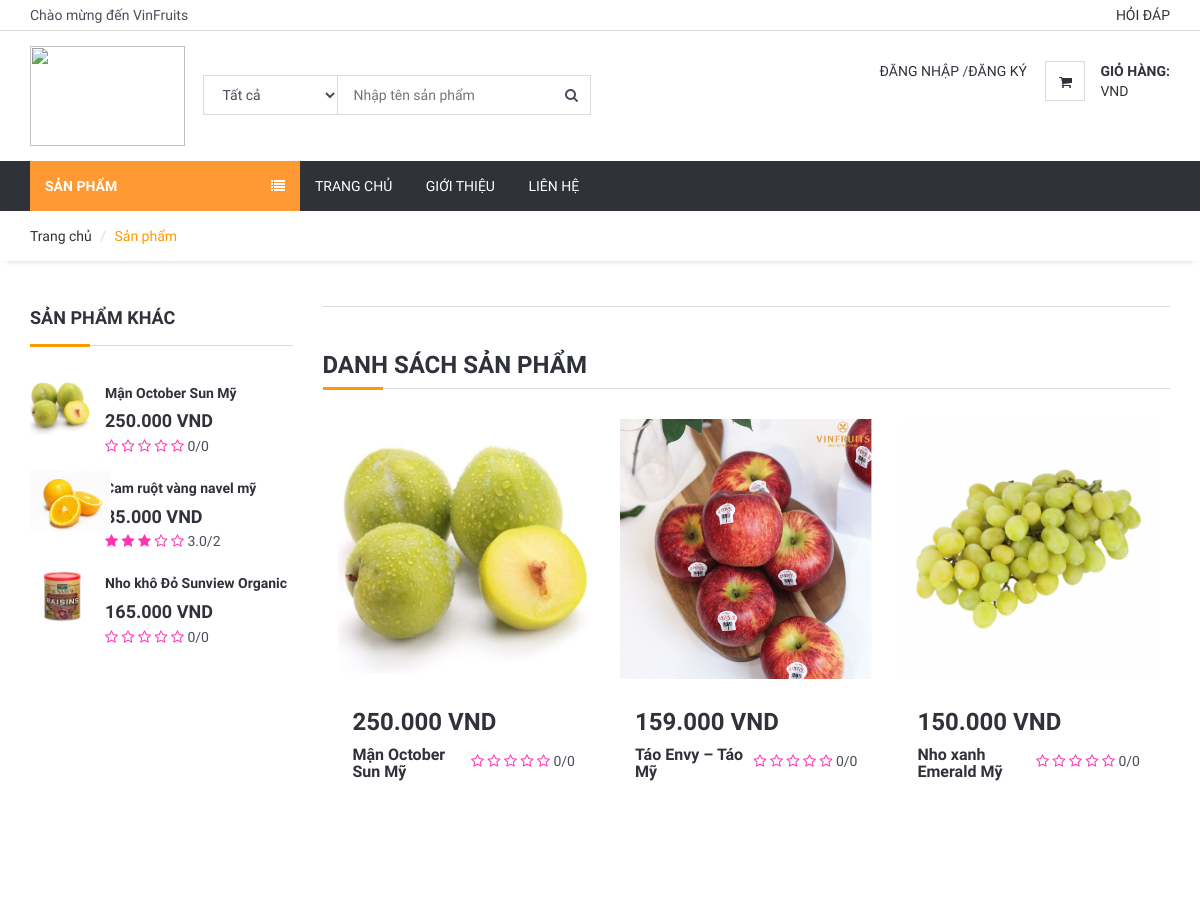
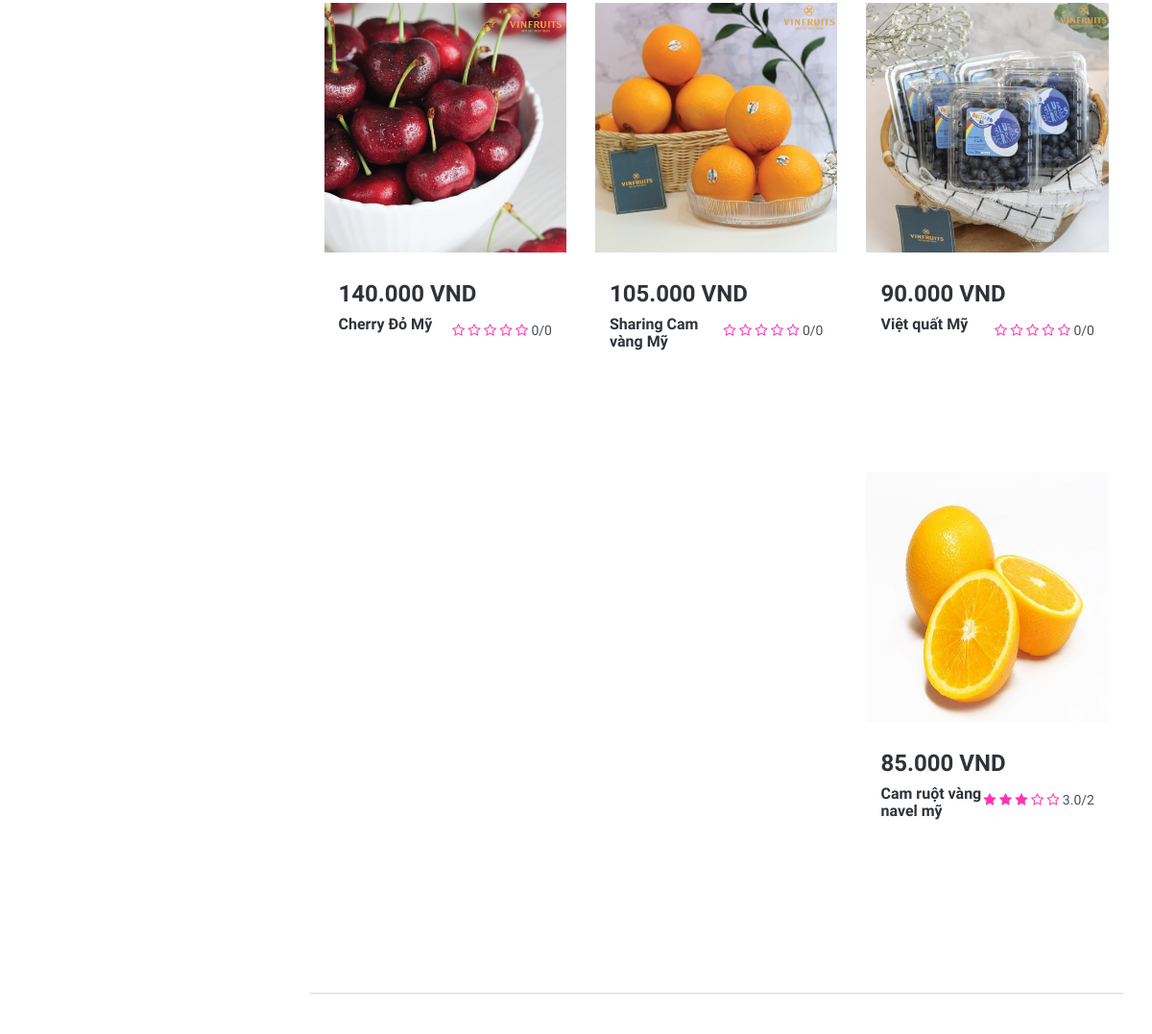
/category/14/trai-cay-ti-nhp-khu-t-m, run on the app's committed database (2 pictures, top to bottom).
### product/models.py (models this page shows, shortened)
class Product(models.Model):
    STATUS = (
        ('True', 'True'),
        ('False', 'False'),
    )
    category = models.ForeignKey(Category, on_delete=models.CASCADE) #many to one relation with Category
    title = models.CharField(max_length=150)
    keywords = models.CharField(max_length=255)
    description = models.TextField(max_length=1000)
    image=models.ImageField(upload_to='images/',null=False)
    price = models.DecimalField(max_digits=12, decimal_places=3,default=0)
    amount=models.IntegerField(default=0)
    minamount=models.IntegerField(default=3)
    detail=RichTextUploadingField()
    slug = models.SlugField(null=False, unique=True)
    status=models.CharField(max_length=10,choices=STATUS)
    create_at=models.DateTimeField(auto_now_add=True)
    update_at=models.DateTimeField(auto_now=True)
    def image_tag(self):
            return mark_safe('<img src="{}" height="50"/>'.format(self.image.url))
    image_tag.short_description='Image'
    def avaregereview(self):
        reviews = Comment.objects.filter(product=self, status='True').aggregate(avarage=Avg('rate'))
        avg = 0
        if reviews["avarage"] is not None:
            avg = float(reviews["avarage"])
        return avg
    def countreview(self):
        reviews = Comment.objects.filter(product=self, status='True').aggregate(count=Count('id'))
        cnt = 0
        if reviews["count"] is not None:
            cnt = int(reviews["count"])
        return cnt

### home/views.py (the view)
# urls.py: path('category/<int:id>/<slug:slug>', views.category_products, name='category_products'),
def category_products(request,id,slug):
    category = Category.objects.all()
    products = Product.objects.filter(category_id =id).order_by('-price')
    products_mo = Product.objects.all().order_by('-id')[:3]
    context = {
        'products':products,
        'category':category,
        'products_mo': products_mo,
    }
    return render(request,'home/category_product.html',context)

### home/templates/home/category_product.html (shortened to what this page needs)
{% extends 'home/homebase.html' %}
{% block sidebar %} {% include 'home/sidebar.html' %} {% endblock %}
{% block body %}
	<div id="breadcrumb">
		<div class="container">
			<ul class="breadcrumb">
                <li><a href="">Trang chủ</a></li>
                <li class="active">Sản phẩm</li>
			</ul>
		</div>
	</div>
	<div class="section">
		<div class="container">
			<div class="row">
				<div id="aside" class="col-md-3">
					<div class="aside">
						<h3 class="aside-title">Sản phẩm khác</h3>
						{% for rs in products_mo %}
						<div class="product product-widget">
							<div class="product-thumb">
								<a href="/product/{{ rs.id }}/{{rs.slug}}">
								<img src="{{ rs.image.url }}" alt="" style="height: 60px">
								</a>
							</div>
							<div class="product-body">
								<h2 class="product-name"><a href="#">{{ rs.title }}</a></h2>
								<h3 class="product-price">{{rs.price}} VND <del class="product-old-price"></del></h3>
								<div class="product-rating">
									<i class="fa fa-star{% if rs.avaregereview < 1%}-o empty{% endif%}" style="color:#FF34B3"></i>
									<i class="fa fa-star{% if rs.avaregereview < 2%}-o empty{% endif%}" style="color:#FF34B3"></i>
									<i class="fa fa-star{% if rs.avaregereview < 3%}-o empty{% endif%}" style="color:#FF34B3"></i>
									<i class="fa fa-star{% if rs.avaregereview < 4%}-o empty{% endif%}" style="color:#FF34B3"></i>
									<i class="fa fa-star{% if rs.avaregereview < 5%}-o empty{% endif%}" style="color:#FF34B3"></i>
									{{ rs.avaregereview}}/{{ rs.countreview}}
								</div>
							</div>
						</div>
						{% endfor %}
					</div>
				</div>
				<div id="main" class="col-md-9">
					<div id="store">
						<div class="row">
							<div class="col-md-12">
						<div class="order-summary clearfix">
							<div class="section-title">
								<h3 class="title">Danh sách sản phẩm</h3>
							</div>
							<table class="shopping-cart-table table">
								<tbody>
                                    {% for rs in products %}
									<div class="col-md-4 col-sm-6 col-xs-6">
                    					<div class="product product-single">
                        					<div class="product-thumb">
                            					<img src="{{ rs.image.url }}" alt="" style="height: 260px">
                        					</div>
                        			<div class="product-body">
                            		<h3 class="product-price">{{ rs.price}} VND </h3>
										<div class="product-rating">
                                			<i class="fa fa-star{% if rs.avaregereview < 1%}-o empty{% endif%}" style="color:#FF34B3"></i>
                                			<i class="fa fa-star{% if rs.avaregereview < 2%}-o empty{% endif%}" style="color:#FF34B3"></i>
                               				<i class="fa fa-star{% if rs.avaregereview < 3%}-o empty{% endif%}" style="color:#FF34B3"></i>
                                			<i class="fa fa-star{% if rs.avaregereview < 4%}-o empty{% endif%}" style="color:#FF34B3"></i>
                                			<i class="fa fa-star{% if rs.avaregereview < 5%}-o empty{% endif%}" style="color:#FF34B3"></i>
                                			{{ rs.avaregereview}}/{{ rs.countreview}}
                            			</div>
                            		<h2 class="product-name"><a href="#">{{ rs.title }}</a></h2>
                        			</div>
                    				</div>
                					</div>
                                    {% endfor %}
								</tbody>
							</table>
						</div>
					</div>
						</div>
					</div>
				</div>
			</div>
		</div>
	</div>
{% endblock %}

### home/templates/home/homebase.html (shortened to what this page needs)
<!DOCTYPE html>
<html lang="en">
<head>
	{% load static %}
    <link type="text/css" rel="stylesheet" href="{% static '' %}css/bootstrap.min.css" />
    <link type="text/css" rel="stylesheet" href="{% static 'css/slick.css' %}" />
    <link type="text/css" rel="stylesheet" href="{% static '' %}css/slick-theme.css" />
    <link type="text/css" rel="stylesheet" href="{% static '' %}css/nouislider.min.css" />
    <link rel="stylesheet" href="{% static '' %}css/font-awesome.min.css">
    <link type="text/css" rel="stylesheet" href="{% static '' %}css/style.css" />
    <link rel="stylesheet" href="https://ajax.googleapis.com/ajax/libs/jqueryui/1.11.4/themes/smoothness/jquery-ui.css">
</head>
<body>
    {% include 'home/header.html' %}
    {% block sidebar %} {% endblock %}
    {% block body %} {% endblock %}
</body>
</html>

### home/templates/home/header.html (shortened to what this page needs)
{% load static %}
	<header>
		<div id="top-header">
			<div class="container">
				<div class="pull-left">
					<span>Chào mừng đến VinFruits</span>
				</div>
				<div class="pull-right">
					<ul class="header-top-links">
						<li><a href="/faq">Hỏi đáp</a></li>
					</ul>
				</div>
			</div>
		</div>
		<div id="header">
			<div class="container">
				<div class="pull-left">
					<div class="header-logo">
						<a class="logo" href="#">
							<img src="https://vinfruits.com/wp-content/uploads/2016/12/Pasted-image-at-2016_12_06-07_06-PM.png" alt="">
						</a>
					</div>
					<div class="header-search">
						<form action="/search/" method="post">
							<input id="query" name="query" class="input search-input" type="text" placeholder="Nhập tên sản phẩm">
							<select name="catid" class="input search-categories">
								<option value="0">Tất cả </option>
								{% load mptt_tags %}
							</select>
							<button class="search-btn"><i class="fa fa-search"></i></button>
						</form>
					</div>
				</div>
				<div class="pull-right">
					<ul class="header-btns">
						<li class="header-account dropdown default-dropdown">
							{% if user.id is not None %}
							<div class="dropdown-toggle" role="button" data-toggle="dropdown" aria-expanded="true">
								<strong class="text-uppercase">{{ user.username }}<i class="fa fa-caret-down"></i></strong>
							</div>
							{% else %}
							<a href="/login" class="text-uppercase">Đăng nhập</a> /<a href="/signup" class="text-uppercase">Đăng ký</a>
							{% endif %}
						</li>
						<li class="header-cart dropdown default-dropdown">
							<a href="/shopcart/"  >
								<div class="header-btns-icon">
									<i class="fa fa-shopping-cart"></i>
								</div>
								<strong class="text-uppercase">Giỏ hàng:</strong>
								<br>
								<span>VND</span>
							</a>
						</li>
					</ul>
				</div>
			</div>
		</div>
	</header>

### home/templates/home/sidebar.html (shortened to what this page needs)
{% load static %}
	<div id="navigation">
		<div class="container" >
			<div id="responsive-nav" >
				{% if page %}
				<div class="category-nav" >
					{% else %}
					<div class="category-nav show-on-click">
					{% endif %}
					<span class="category-header" style="background-color: #ff9933	">Sản Phẩm<i class="fa fa-list" ></i></span>
					{% load mptt_tags %}
				</div>
				<div class="menu-nav">
					<ul class="menu-list">
						<li><a href="/">Trang Chủ</a></li>
						<li><a href="/about">Giới thiệu</a></li>
						<li><a href="/contact/">Liên hệ</a></li>
					</ul>
				</div>
			</div>
		</div>
	</div>

### data on the page
Product: image (picture), title "Mận October Sun Mỹ", price "250.000", avaregereview "0", countreview "0"
Product: image (picture), title "Cam ruột vàng navel mỹ", price "85.000", avaregereview "3.0", countreview "2"
Product: image (picture), title "Nho khô Đỏ Sunview Organic", price "165.000", avaregereview "0", countreview "0"
Product: image (picture), price "159.000", avaregereview "0", countreview "0", title "Táo Envy – Táo Mỹ"
Product: image (picture), price "150.000", avaregereview "0", countreview "0", title "Nho xanh Emerald Mỹ"
Product: image (picture), price "140.000", avaregereview "0", countreview "0", title "Cherry Đỏ Mỹ"
Product: image (picture), price "105.000", avaregereview "0", countreview "0", title "Sharing Cam vàng Mỹ"
Product: image (picture), price "90.000", avaregereview "0", countreview "0", title "Việt quất Mỹ"
